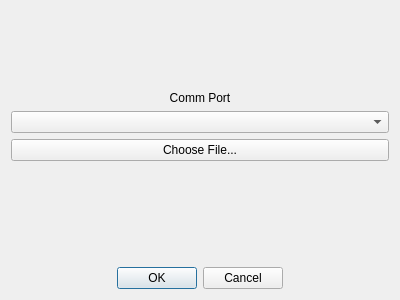
<?xml version="1.0" encoding="UTF-8"?>
<ui version="4.0">
 <class>ComportDialog</class>
 <widget class="QDialog" name="ComportDialog">
  <property name="geometry">
   <rect>
    <x>0</x>
    <y>0</y>
    <width>400</width>
    <height>300</height>
   </rect>
  </property>
  <property name="windowTitle">
   <string>Dialog</string>
  </property>
  <layout class="QVBoxLayout" name="verticalLayout">
   <item>
    <spacer name="verticalSpacer_2">
     <property name="orientation">
      <enum>Qt::Orientation::Vertical</enum>
     </property>
     <property name="sizeHint" stdset="0">
      <size>
       <width>20</width>
       <height>40</height>
      </size>
     </property>
    </spacer>
   </item>
   <item>
    <widget class="QLabel" name="label">
     <property name="text">
      <string>Comm Port</string>
     </property>
     <property name="alignment">
      <set>Qt::AlignmentFlag::AlignCenter</set>
     </property>
    </widget>
   </item>
   <item>
    <widget class="QComboBox" name="comPortCmbx"/>
   </item>
   <item>
    <widget class="QPushButton" name="fileBtn">
     <property name="text">
      <string>Choose File...</string>
     </property>
    </widget>
   </item>
   <item>
    <widget class="QLabel" name="label_2">
     <property name="text">
      <string/>
     </property>
    </widget>
   </item>
   <item>
    <spacer name="verticalSpacer">
     <property name="orientation">
      <enum>Qt::Orientation::Vertical</enum>
     </property>
     <property name="sizeHint" stdset="0">
      <size>
       <width>20</width>
       <height>40</height>
      </size>
     </property>
    </spacer>
   </item>
   <item>
    <widget class="QDialogButtonBox" name="buttonBox">
     <property name="orientation">
      <enum>Qt::Orientation::Horizontal</enum>
     </property>
     <property name="standardButtons">
      <set>QDialogButtonBox::StandardButton::Cancel|QDialogButtonBox::StandardButton::Ok</set>
     </property>
     <property name="centerButtons">
      <bool>true</bool>
     </property>
    </widget>
   </item>
  </layout>
 </widget>
 <resources/>
 <connections>
  <connection>
   <sender>buttonBox</sender>
   <signal>accepted()</signal>
   <receiver>ComportDialog</receiver>
   <slot>accept()</slot>
   <hints>
    <hint type="sourcelabel">
     <x>248</x>
     <y>254</y>
    </hint>
    <hint type="destinationlabel">
     <x>157</x>
     <y>274</y>
    </hint>
   </hints>
  </connection>
  <connection>
   <sender>buttonBox</sender>
   <signal>rejected()</signal>
   <receiver>ComportDialog</receiver>
   <slot>reject()</slot>
   <hints>
    <hint type="sourcelabel">
     <x>316</x>
     <y>260</y>
    </hint>
    <hint type="destinationlabel">
     <x>286</x>
     <y>274</y>
    </hint>
   </hints>
  </connection>
 </connections>
</ui>
